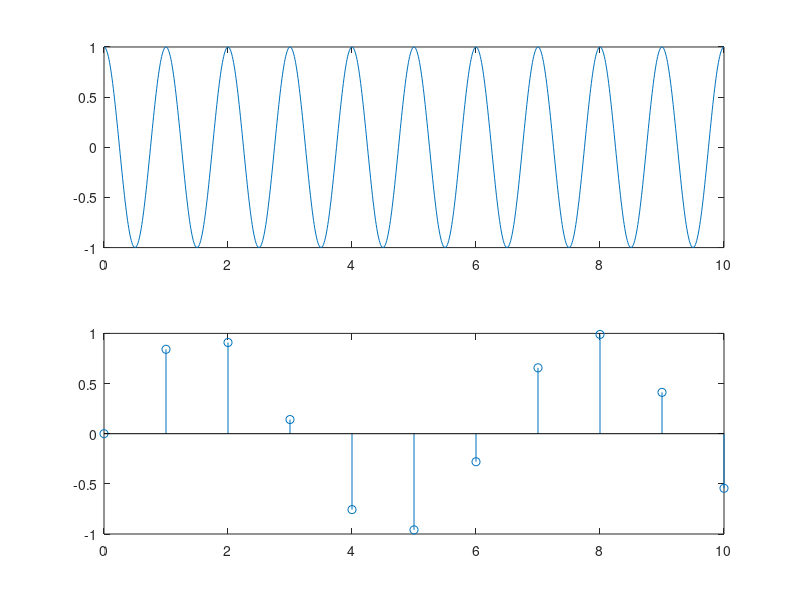

Reproduce this figure in MATLAB.
clc
clear
close all

t = 0:0.01:10;
x = cos(2*pi*t);

figure(1);

subplot(2,1,1);
plot(t,x);


hold on
n = 0:10;
y = sin(n);
subplot(2,1,2);
stem(n,y);
